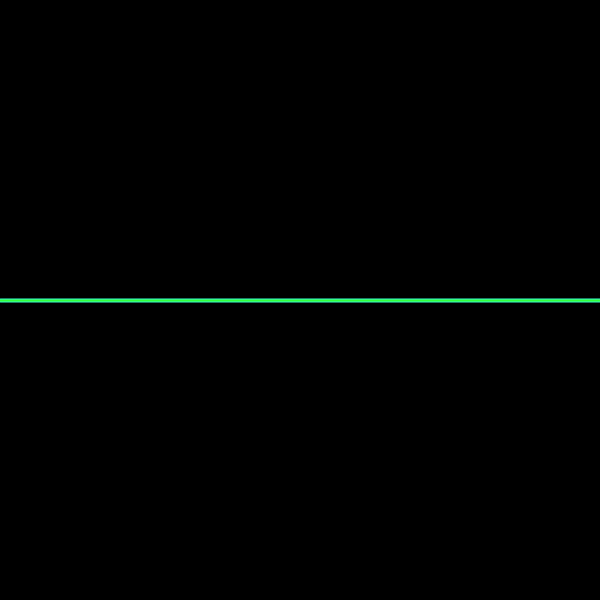
Frame 1 (no input)
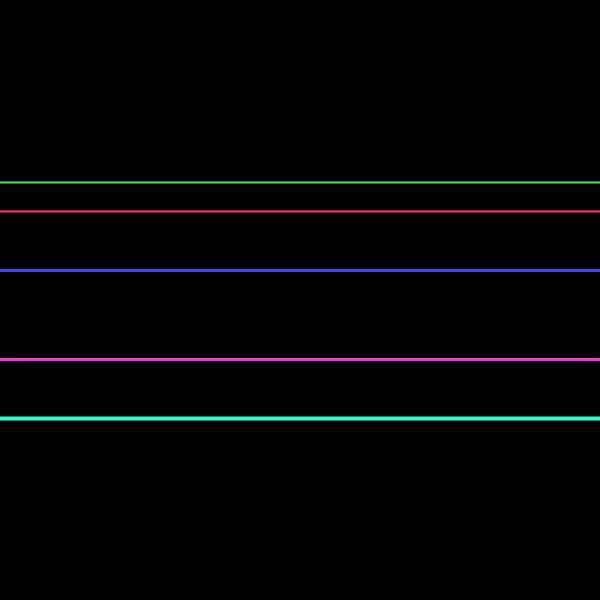
Frame 60 (the mouse pressed at the canvas centre just before this capture)
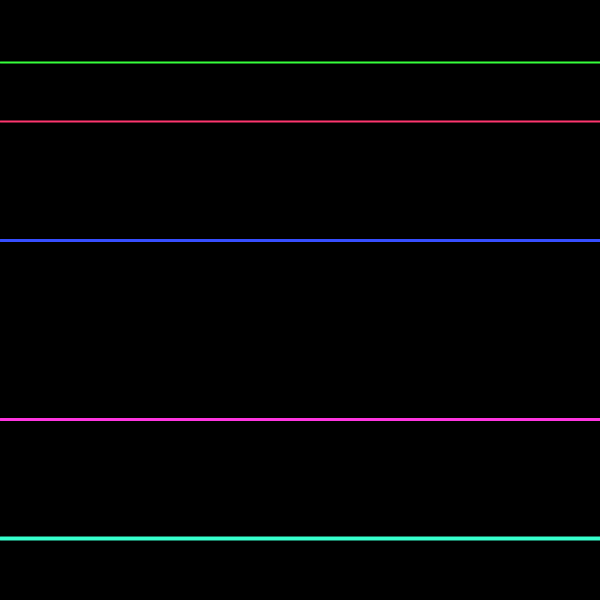
Frame 120 (the mouse held since frame 60 and released just before this capture)

The Processing sketch that drew these frames (run headless with seeded random() and noise(); from frame 60 on, the mouse is pressed at the canvas centre):

// Processing sketch: processing_113564
// ── processing_113564.pde


// Maximal line thickness
int maxThickness=6;

    Line line1;
    Line line2;
    Line line3;
    Line line4;
    Line line5;
    
void setup() {
  size(600, 600);
  stroke(255);
  background(0);
  
  colorMode(HSB, 255);
  
    line1=new Line(height/2, -0.5);
    line2=new Line(height/2, -1.5);
    line3=new Line(height/2, +1);
    line4=new Line(height/2, +2);
    line5=new Line(height/2, -2);
    
  colorMode(HSB, 255);
  
  colorMode(RGB, 255);
}

void draw() {
  
  background(0);
  line1.display();
  line2.display();
  line3.display();
  line4.display();
  line5.display();
}
  


class Line
{
  private float y; // it sotres our (variable) y coordinate
  private float vector; // this stores the direction and speed
  color lineColor;
  int thickness;
  
  public Line(int initY, float initVector)
  {
    y=initY;
    vector=initVector;
    
    lineColor=color( round(random(255)), 200, 255 );
    thickness=1+round(random(maxThickness));
    
    //lineColor=color(255);
  }
  
  public void display()
  {
    stroke(lineColor);
    strokeWeight(thickness);
    line(0, y, width, y);
    y = y + vector;
    if (vector < 0)
    {
      if (y < 0) 
        y = height;
    }
    else
    {
     if (y > height) 
        y = 0; 
    }
  }
}
